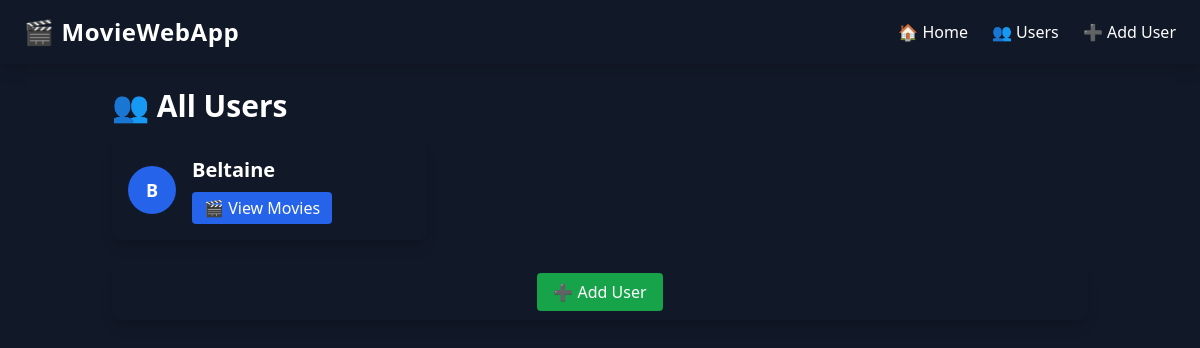
/users, run on an earlier commit of the app's database.
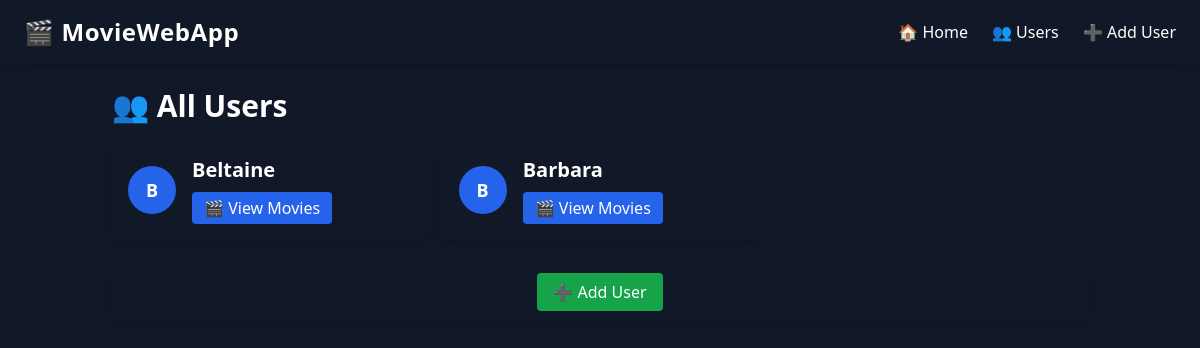
And on a later commit of the database.
### models.py (models this page shows, shortened)
class User(db.Model):
    __tablename__ = 'users'
    """ Represents a user in the digital library """
    id = Column(Integer, primary_key=True)
    name = Column(String(100))
    avatar = Column(String(200), default="")
    movies = relationship('Movie', secondary='user_movies', backref='users')
    def get_initials(self):
        return "".join([part[0] for part in self.name.split()][:2]).upper()

### app.py (the view)
@app.route('/users')
def list_users():
    try:
        users = data_manager.get_all_users()
        return render_template('users.html', users=users)
    except Exception as e:
        logging.error(f"Error in list_users route: {e}")
        return "An error occurred", 500

### datamanager/sqlite_data_manager.py (called while the page is built)
    def get_all_users(self):
        try:
            users = User.query.all()
            return users
        except Exception as e:
            logging.error(f" Error getting users: {e}")
            return []

### templates/users.html (shortened to what this page needs)
{% extends "base.html" %}
{% block content %}
<h1 class="text-3xl font-bold mb-4">👥 All Users</h1>
<div class="grid grid-cols-2 md:grid-cols-3 gap-4">
    {% for user in users %}
<div class="bg-gray-900 p-4 rounded-lg shadow-lg flex items-center gap-4 p-4">
    <div class="w-12 h-12 bg-blue-600 text-white flex items-center justify-center rounded-full text-lg font-bold">
        {{ user.get_initials() }}
    </div>
    <div>
        <h2 class="text-xl font-semibold">{{ user.name }}</h2>
        <a href="{{ url_for('user_movies', user_id=user.id) }}"
           class="mt-2 block px-3 py-1 bg-blue-600 text-white rounded hover:bg-blue-500 text-center">
           🎬 View Movies
        </a>
    </div>
</div>
    {% endfor %}
</div>
<div class="bg-gray-900 p-4 rounded-lg shadow-lg text-center mt-6">
    <a href="{{ url_for('add_user') }}"
       class="px-4 py-2 bg-green-600 text-white rounded hover:bg-green-500">
       ➕ Add User
    </a>
</div>
{% endblock %}

### templates/base.html (shortened to what this page needs)
<!DOCTYPE html>
<html lang="en">
<head>
    <script src="https://cdn.tailwindcss.com"></script>
</head>
<body class="bg-gray-900 text-white min-h-screen flex flex-col">
    <nav class="bg-gray-900 shadow-lg py-4 px-6 flex justify-between items-center">
        <h1 class="text-2xl font-bold tracking-wide">🎬 MovieWebApp</h1>
        <ul class="flex space-x-6">
            <li><a href="{{ url_for('index') }}" class="hover:text-blue-400 transition-all">🏠 Home</a></li>
            <li><a href="{{ url_for('list_users') }}" class="hover:text-blue-400 transition-all">👥 Users</a></li>
            <li><a href="{{ url_for('add_user') }}" class="hover:text-green-400 transition-all">➕ Add User</a></li>
        </ul>
    </nav>
    <div class="container mx-auto p-6">
        {% block content %}{% endblock %}
    </div>
</body>
</html>

What changed in the data, as far as the page shows it:
added User: get_initials "B", name "Barbara"
